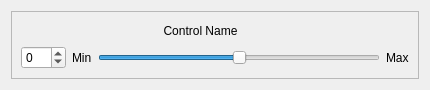
<?xml version="1.0" encoding="UTF-8"?>
<ui version="4.0">
 <class>ControlFormInteger</class>
 <widget class="QWidget" name="ControlFormInteger">
  <property name="geometry">
   <rect>
    <x>0</x>
    <y>0</y>
    <width>430</width>
    <height>90</height>
   </rect>
  </property>
  <property name="minimumSize">
   <size>
    <width>430</width>
    <height>90</height>
   </size>
  </property>
  <property name="maximumSize">
   <size>
    <width>16777215</width>
    <height>90</height>
   </size>
  </property>
  <property name="windowTitle">
   <string>Form</string>
  </property>
  <layout class="QGridLayout" name="gridLayout">
   <item row="1" column="0">
    <widget class="QFrame" name="frame">
     <property name="frameShape">
      <enum>QFrame::StyledPanel</enum>
     </property>
     <property name="frameShadow">
      <enum>QFrame::Raised</enum>
     </property>
     <layout class="QGridLayout" name="gridLayout_2">
      <item row="0" column="0" colspan="3">
       <widget class="QLabel" name="lblControlName">
        <property name="text">
         <string>Control Name</string>
        </property>
        <property name="alignment">
         <set>Qt::AlignCenter</set>
        </property>
       </widget>
      </item>
      <item row="1" column="1">
       <widget class="QLabel" name="lblMin">
        <property name="text">
         <string>Min</string>
        </property>
       </widget>
      </item>
      <item row="1" column="0">
       <widget class="QSpinBox" name="spnbxValue">
        <property name="minimum">
         <number>-99</number>
        </property>
       </widget>
      </item>
      <item row="1" column="2">
       <widget class="QSlider" name="hsValue">
        <property name="minimum">
         <number>-99</number>
        </property>
        <property name="orientation">
         <enum>Qt::Horizontal</enum>
        </property>
       </widget>
      </item>
      <item row="1" column="3">
       <widget class="QLabel" name="lblMax">
        <property name="text">
         <string>Max</string>
        </property>
       </widget>
      </item>
     </layout>
    </widget>
   </item>
  </layout>
 </widget>
 <resources/>
 <connections>
  <connection>
   <sender>hsValue</sender>
   <signal>valueChanged(int)</signal>
   <receiver>spnbxValue</receiver>
   <slot>setValue(int)</slot>
   <hints>
    <hint type="sourcelabel">
     <x>94</x>
     <y>56</y>
    </hint>
    <hint type="destinationlabel">
     <x>45</x>
     <y>56</y>
    </hint>
   </hints>
  </connection>
  <connection>
   <sender>spnbxValue</sender>
   <signal>valueChanged(int)</signal>
   <receiver>hsValue</receiver>
   <slot>setValue(int)</slot>
   <hints>
    <hint type="sourcelabel">
     <x>59</x>
     <y>65</y>
    </hint>
    <hint type="destinationlabel">
     <x>154</x>
     <y>64</y>
    </hint>
   </hints>
  </connection>
 </connections>
</ui>
